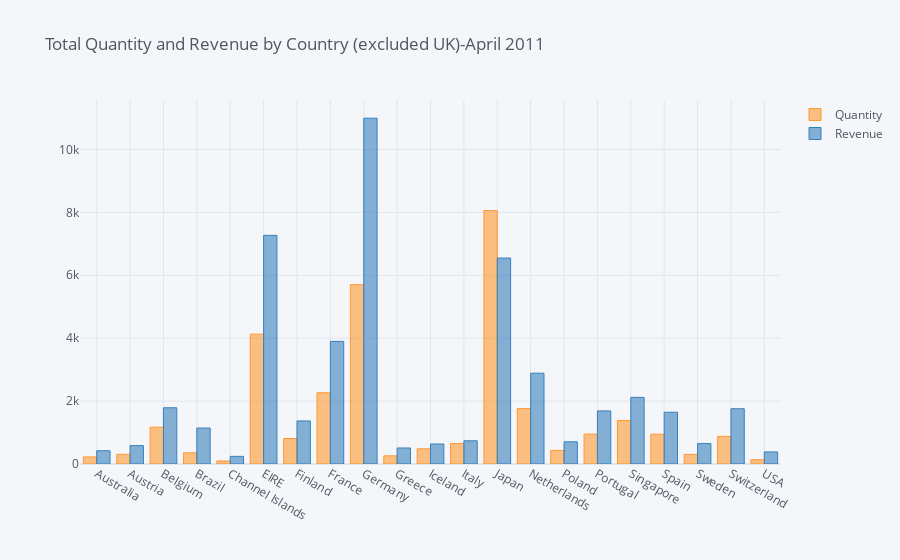

The code cell stored with this chart in its notebook:
### Code cell
data1.iplot(kind = 'bar', x = 'Country', y = ['Quantity','Revenue'], 
            title='Total Quantity and Revenue by Country (excluded UK)-April 2011')

### Figure 1 — Plotly figure (JSON) as saved in the notebook; plotly's stock layout.template omitted (floating-point values rounded to 4 significant figures)
{"data": [{"marker": {"color": "rgba(255, 153, 51, 0.6)", "line": {"color": "rgba(255, 153, 51, 1.0)", "width": 1}}, "name": "Quantity", "orientation": "v", "text": "", "type": "bar", "x": ["Australia", "Austria", "Belgium", "Brazil", "Channel Islands", "EIRE", "Finland", "France", "Germany", "Greece", "Iceland", "Italy", "Japan", "Netherlands", "Poland", "Portugal", "Singapore", "Spain", "Sweden", "Switzerland", "USA"], "y": [224, 308, 1170, 356, 96, 4129, 810, 2265, 5702, 260, 483, 653, 8058, 1762, 432, 951, 1384, 948, 306, 878, 137]}, {"marker": {"color": "rgba(55, 128, 191, 0.6)", "line": {"color": "rgba(55, 128, 191, 1.0)", "width": 1}}, "name": "Revenue", "orientation": "v", "text": "", "type": "bar", "x": ["Australia", "Austria", "Belgium", "Brazil", "Channel Islands", "EIRE", "Finland", "France", "Germany", "Greece", "Iceland", "Italy", "Japan", "Netherlands", "Poland", "Portugal", "Singapore", "Spain", "Sweden", "Switzerland", "USA"], "y": [421.6, 584.8, 1788.0, 1144.0, 243.0, 7270.0, 1369.0, 3899.0, 10990.0, 509.7, 636.2, 737.8, 6549.0, 2887.0, 705.8, 1688.0, 2119.0, 1646.0, 649.1, 1757.0, 383.9]}], "layout": {"legend": {"bgcolor": "#F5F6F9", "font": {"color": "#4D5663"}}, "paper_bgcolor": "#F5F6F9", "plot_bgcolor": "#F5F6F9", "title": {"font": {"color": "#4D5663"}, "text": "Total Quantity and Revenue by Country (excluded UK)-April 2011"}, "xaxis": {"gridcolor": "#E1E5ED", "showgrid": true, "tickfont": {"color": "#4D5663"}, "title": {"font": {"color": "#4D5663"}, "text": ""}, "zerolinecolor": "#E1E5ED"}, "yaxis": {"gridcolor": "#E1E5ED", "showgrid": true, "tickfont": {"color": "#4D5663"}, "title": {"font": {"color": "#4D5663"}, "text": ""}, "zerolinecolor": "#E1E5ED"}}}
